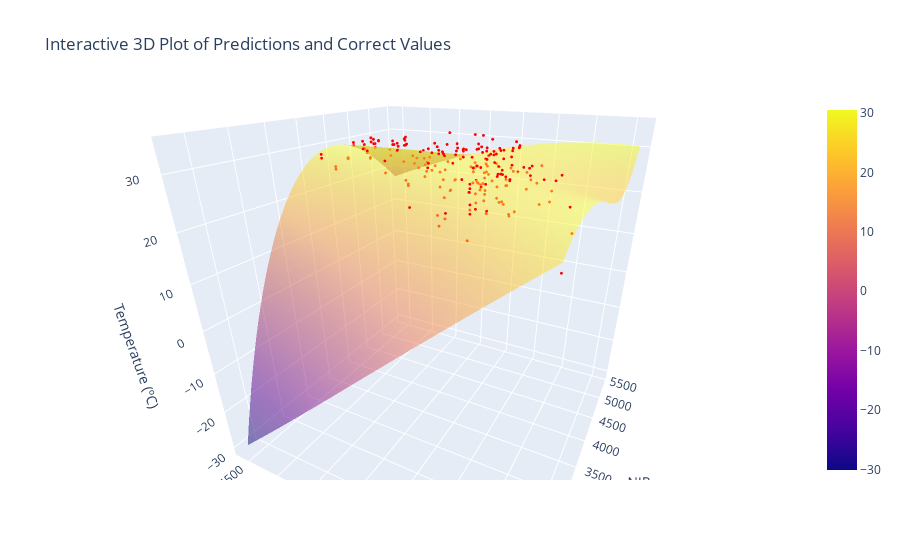

This figure's notebook cell:
### Code cell
fig = make_subplots(specs=[[{'type': 'surface'}]])

# Add the prediction plane
plane = go.Surface(x=nir_grid, y=swir_grid, z=z_pred, colorscale='plasma', opacity=0.5)
fig.add_trace(plane)

# Add the correct values as scatter points
scatter = go.Scatter3d(x=df['nir'], y=df['swir1'], z=df['temperature'], mode='markers', marker=dict(color='red', size=1), name='Correct Values')
fig.add_trace(scatter)

# Update the layout
fig.update_layout(scene=dict(
                    xaxis_title='NIR',
                    yaxis_title='SWIR',
                    zaxis_title='Temperature (ºC)'),
                  title='Interactive 3D Plot of Predictions and Correct Values')

fig.show()

### Figure 1 — Plotly figure (JSON) as saved in the notebook; plotly's stock layout.template omitted (floating-point values rounded to 4 significant figures; data arrays with more than 128 entries replaced by an {"elided": "..."} marker saying what was removed)
{"data": [{"colorscale": [[0, "#0d0887"], [0.1111, "#46039f"], [0.2222, "#7201a8"], [0.3333, "#9c179e"], [0.4444, "#bd3786"], [0.5556, "#d8576b"], [0.6667, "#ed7953"], [0.7778, "#fb9f3a"], [0.8889, "#fdca26"], [1, "#f0f921"]], "opacity": 0.5, "type": "surface", "x": {"elided": "50x50 float values"}, "y": {"elided": "50x50 float values"}, "z": {"elided": "50x50 float values"}}, {"marker": {"color": "red", "size": 1}, "mode": "markers", "name": "Correct Values", "type": "scatter3d", "x": {"elided": "214 int values"}, "y": {"elided": "214 int values"}, "z": {"elided": "214 float values"}}], "layout": {"autosize": true, "scene": {"aspectmode": "auto", "aspectratio": {"x": 1, "y": 1, "z": 1}, "camera": {"center": {"x": 0, "y": 0, "z": 0}, "eye": {"x": -1.171, "y": -0.6174, "z": 0.6499}, "projection": {"type": "perspective"}, "up": {"x": 0, "y": 0, "z": 1}}, "domain": {"x": [0, 1], "y": [0, 1]}, "xaxis": {"title": {"text": "NIR"}, "type": "linear"}, "yaxis": {"title": {"text": "SWIR"}, "type": "linear"}, "zaxis": {"title": {"text": "Temperature (ºC)"}, "type": "linear"}}, "title": {"text": "Interactive 3D Plot of Predictions and Correct Values"}}}
